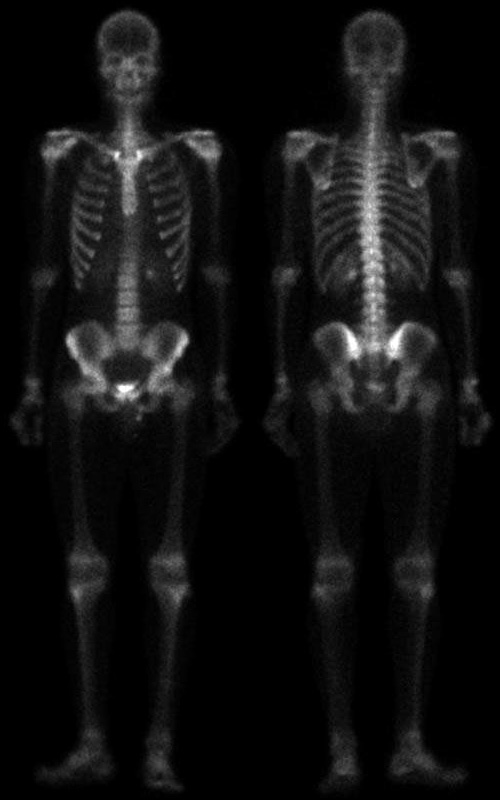
#> input picture imagens/Fig0106(a)(bone-scan-GE).tif, 500 x 800 px
$ python gamma.py
#> lines starting #> are read from the running program, lines starting #| are printed output that depends on the picture
import numpy as np
import cv2
from matplotlib import pyplot as plt

# lista de nomes de arquivos de imagem
file_names = ['imagens/Fig0106(a)(bone-scan-GE).tif',
              'imagens/Fig0106(b)(PET_image).tif',
              'imagens/Fig0115(a)(thum-print-loop).tif',
              'imagens/Fig0120(c)(ultrasound-tharoid structures).tif',
              'imagens/Fig0117(b)(MRI-spine1-Vandy).tif']

# constante gamma
gamma = 0.5

# loop através de cada imagem
for file_name in file_names:
    # carregando a imagem
    img = cv2.imread(file_name, 0)
#> img is the input picture: shape (800, 500); min 0, max 255, mean 17.2

    # normalizando a imagem
    img_norm = cv2.normalize(img.astype('float'), None, 0.0, 1.0, cv2.NORM_MINMAX)

    # aplicando a transformação gamma
    img_gamma = np.power(img_norm, gamma)
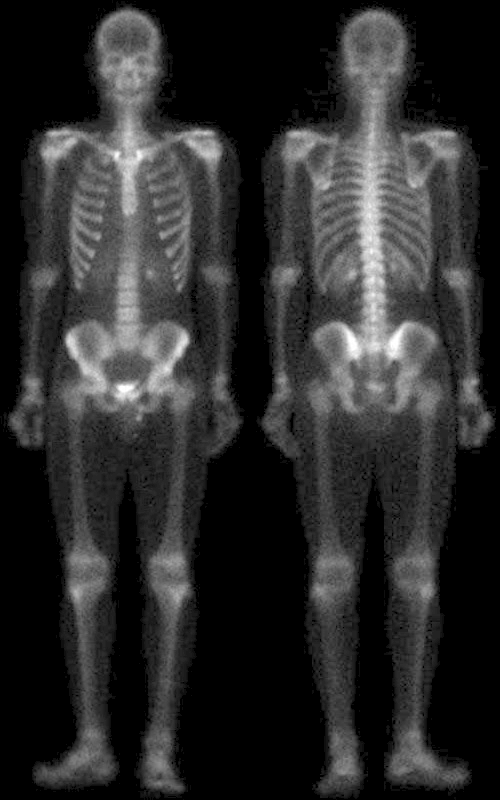
#> img_gamma: shape (800, 500) float64; min 0, max 1, mean 0.173

    # normalizando a imagem novamente
    img_gamma = cv2.normalize(img_gamma, None, 0, 255, cv2.NORM_MINMAX)

    # convertendo a imagem para uint8
    img_gamma = img_gamma.astype('uint8')

    # exibindo as imagens
    plt.subplot(1, 2, 1)
    plt.imshow(img, cmap='gray')
    plt.title('Imagem Original')
    plt.xticks([]), plt.yticks([])

    plt.subplot(1, 2, 2)
    plt.imshow(img_gamma, cmap='gray')
    plt.title('Imagem com Transformação Gamma')
    plt.xticks([]), plt.yticks([])

    plt.show()
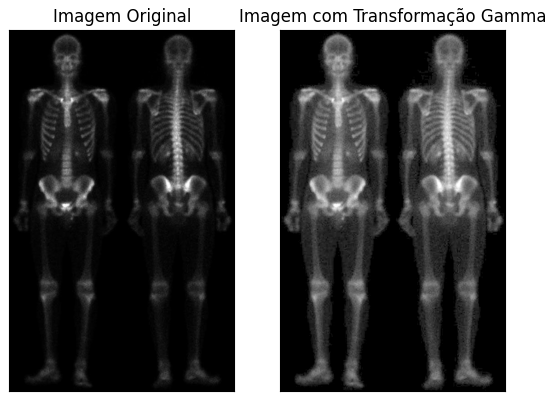
#> figure drawn by matplotlib, 2 panels
#> pass 2 of the loop `for file_name in file_names:`:
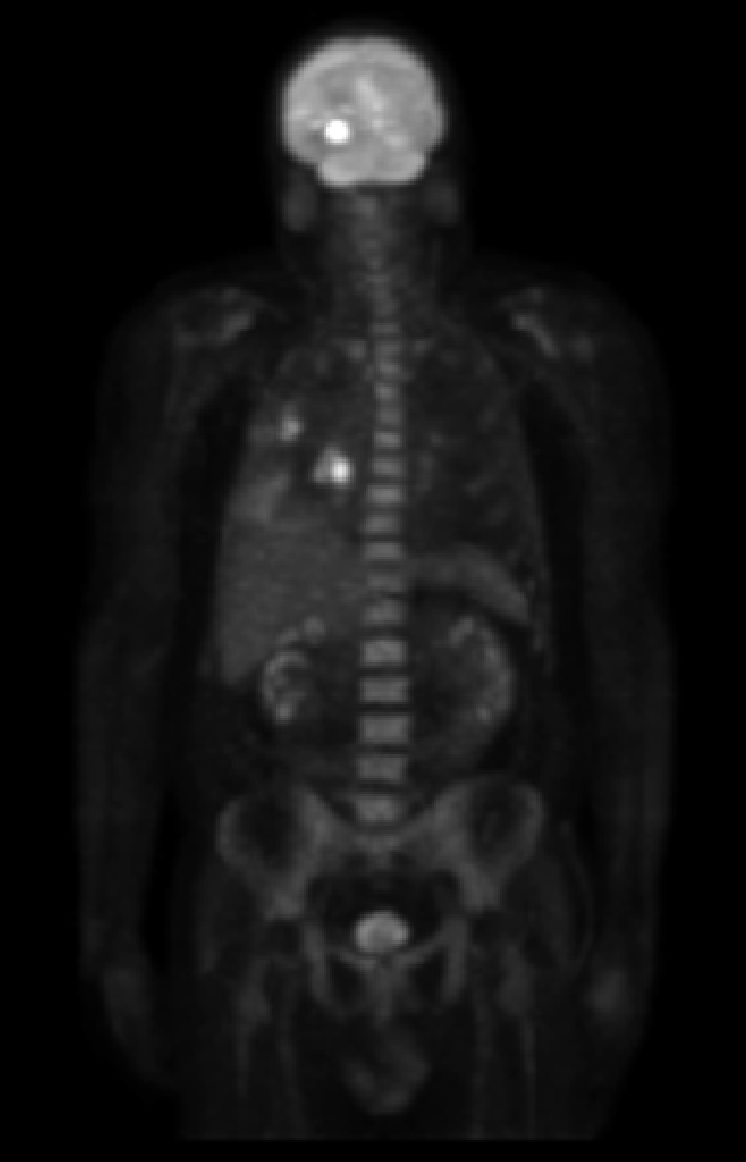
#> input picture imagens/Fig0106(b)(PET_image).tif, 746 x 1162 px
#> img is the input picture: shape (1162, 746); min 0, max 255, mean 19.4
#> img_norm: shape (1162, 746) float64
#> `img_gamma = np.power(img_norm, gamma)`:
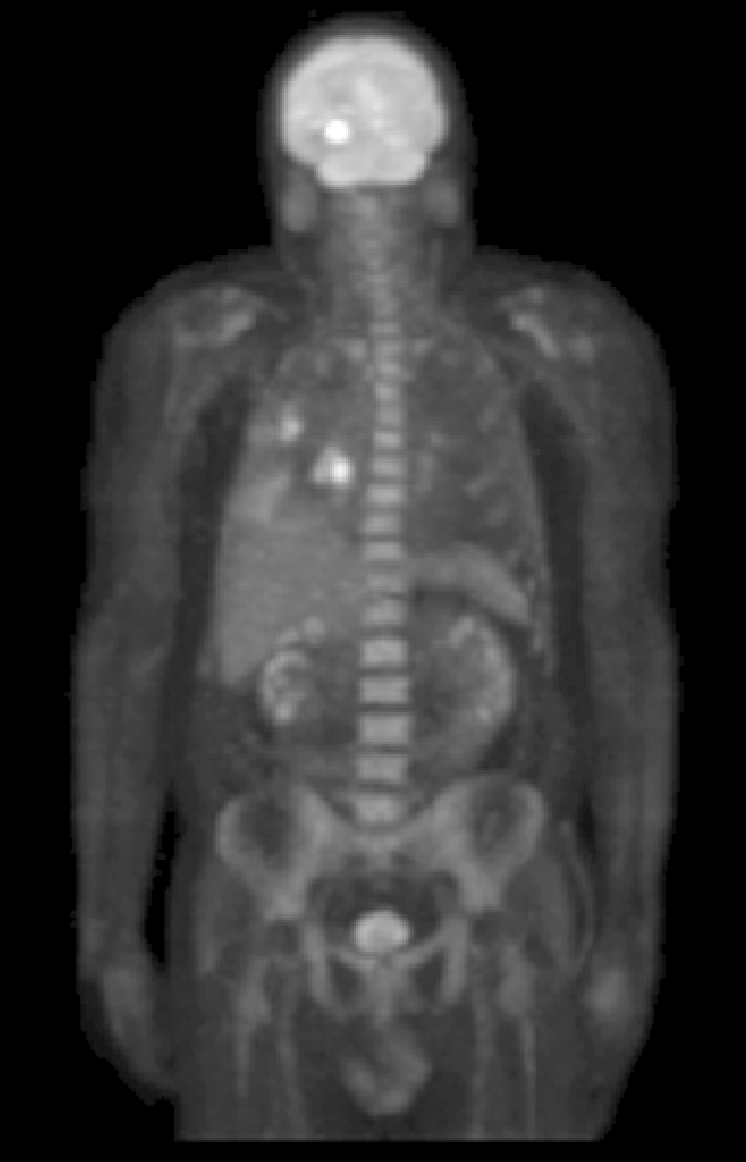
#> img_gamma: shape (1162, 746) float64; min 0, max 1, mean 0.202
#> `plt.show()`:
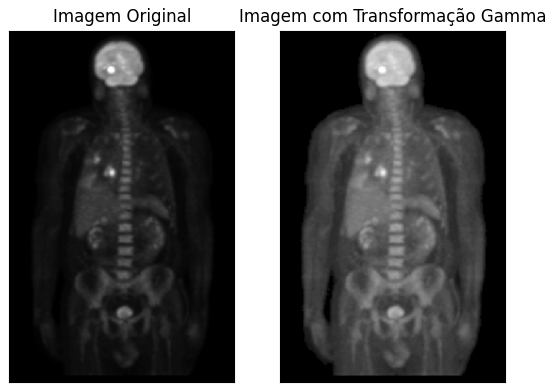
#> figure drawn by matplotlib, 2 panels
#> pass 3 of the loop `for file_name in file_names:`:
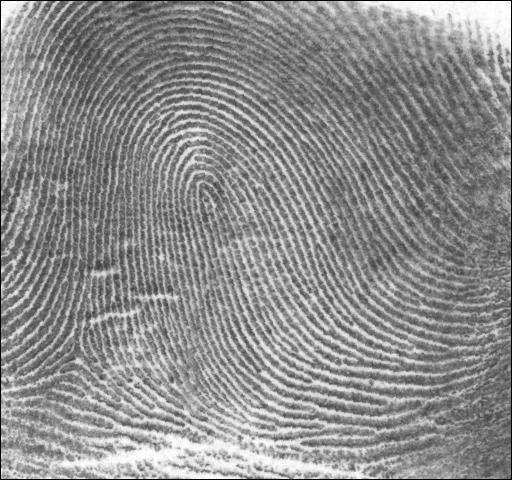
#> input picture imagens/Fig0115(a)(thum-print-loop).tif, 512 x 480 px
#> img is the input picture: shape (480, 512); min 0, max 255, mean 141.3
#> img_norm: shape (480, 512) float64
#> `img_gamma = np.power(img_norm, gamma)`:
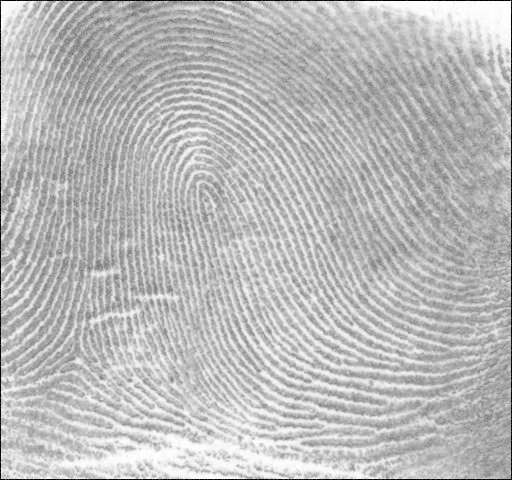
#> img_gamma: shape (480, 512) float64; min 0, max 1, mean 0.735
#> `plt.show()`:
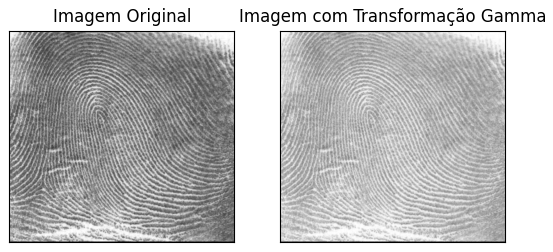
#> figure drawn by matplotlib, 2 panels
#> the loop made 5 passes; the first 3 are shown
